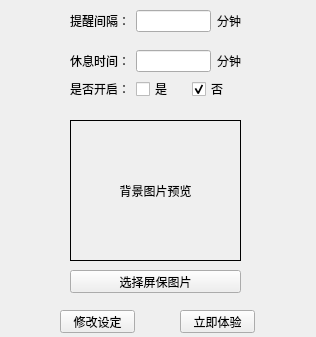
<?xml version="1.0" encoding="UTF-8"?>
<ui version="4.0">
 <class>jiuzuo</class>
 <widget class="QWidget" name="jiuzuo">
  <property name="geometry">
   <rect>
    <x>0</x>
    <y>0</y>
    <width>316</width>
    <height>337</height>
   </rect>
  </property>
  <property name="windowTitle">
   <string>久坐提醒设置</string>
  </property>
  <widget class="QPushButton" name="xiugai">
   <property name="geometry">
    <rect>
     <x>60</x>
     <y>310</y>
     <width>75</width>
     <height>23</height>
    </rect>
   </property>
   <property name="text">
    <string>修改设定</string>
   </property>
  </widget>
  <widget class="QLabel" name="imgLabel">
   <property name="geometry">
    <rect>
     <x>70</x>
     <y>120</y>
     <width>171</width>
     <height>141</height>
    </rect>
   </property>
   <property name="frameShape">
    <enum>QFrame::Box</enum>
   </property>
   <property name="text">
    <string>背景图片预览</string>
   </property>
   <property name="alignment">
    <set>Qt::AlignCenter</set>
   </property>
   <property name="wordWrap">
    <bool>false</bool>
   </property>
  </widget>
  <widget class="QPushButton" name="xztupian">
   <property name="geometry">
    <rect>
     <x>70</x>
     <y>270</y>
     <width>171</width>
     <height>23</height>
    </rect>
   </property>
   <property name="text">
    <string>选择屏保图片</string>
   </property>
  </widget>
  <widget class="QPushButton" name="lijitiyan">
   <property name="geometry">
    <rect>
     <x>180</x>
     <y>310</y>
     <width>75</width>
     <height>23</height>
    </rect>
   </property>
   <property name="text">
    <string>立即体验</string>
   </property>
  </widget>
  <widget class="QWidget" name="layoutWidget">
   <property name="geometry">
    <rect>
     <x>70</x>
     <y>10</y>
     <width>171</width>
     <height>22</height>
    </rect>
   </property>
   <layout class="QHBoxLayout" name="horizontalLayout">
    <item>
     <widget class="QLabel" name="label">
      <property name="text">
       <string>提醒间隔：</string>
      </property>
     </widget>
    </item>
    <item>
     <widget class="QLineEdit" name="tixingTime">
      <property name="text">
       <string/>
      </property>
     </widget>
    </item>
    <item>
     <widget class="QLabel" name="label_2">
      <property name="text">
       <string>分钟</string>
      </property>
     </widget>
    </item>
   </layout>
  </widget>
  <widget class="QWidget" name="layoutWidget">
   <property name="geometry">
    <rect>
     <x>70</x>
     <y>50</y>
     <width>171</width>
     <height>22</height>
    </rect>
   </property>
   <layout class="QHBoxLayout" name="horizontalLayout_2">
    <item>
     <widget class="QLabel" name="label_3">
      <property name="text">
       <string>休息时间：</string>
      </property>
     </widget>
    </item>
    <item>
     <widget class="QLineEdit" name="relaxTime"/>
    </item>
    <item>
     <widget class="QLabel" name="label_4">
      <property name="text">
       <string>分钟</string>
      </property>
     </widget>
    </item>
   </layout>
  </widget>
  <widget class="QWidget" name="layoutWidget">
   <property name="geometry">
    <rect>
     <x>70</x>
     <y>80</y>
     <width>171</width>
     <height>18</height>
    </rect>
   </property>
   <layout class="QHBoxLayout" name="horizontalLayout_3">
    <item>
     <widget class="QLabel" name="label_5">
      <property name="text">
       <string>是否开启：</string>
      </property>
     </widget>
    </item>
    <item>
     <widget class="QCheckBox" name="checkBox">
      <property name="text">
       <string>是</string>
      </property>
     </widget>
    </item>
    <item>
     <widget class="QCheckBox" name="checkBox_2">
      <property name="text">
       <string>否</string>
      </property>
      <property name="checked">
       <bool>true</bool>
      </property>
      <property name="tristate">
       <bool>false</bool>
      </property>
     </widget>
    </item>
   </layout>
  </widget>
  <zorder>layoutWidget</zorder>
  <zorder>layoutWidget</zorder>
  <zorder>layoutWidget</zorder>
  <zorder>xiugai</zorder>
  <zorder>imgLabel</zorder>
  <zorder>xztupian</zorder>
  <zorder>lijitiyan</zorder>
 </widget>
 <resources/>
 <connections/>
</ui>
